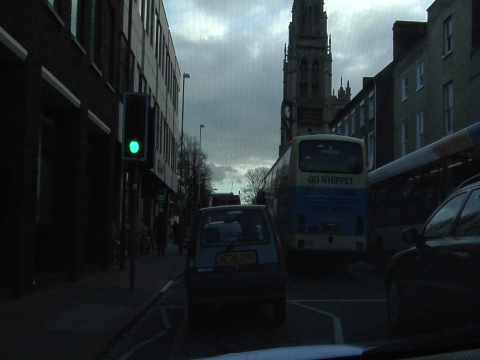
#> input picture src/keras-segmentation/test/example_dataset/images_prepped_train/0001TP_006690.png, 480 x 360 px, given as the content of the folder nloads/mapillary-vistas-dataset_public_v1.1/training/images/, which was not available
$ python class_simplifier.py
#> lines starting #> are read from the running program, lines starting #| are printed output that depends on the picture; pictures that were not available may be replaced by others from this repository, and a replacement may not be noted
import os

import numpy as np
import cv2

def crop_and_resize(input_dir, output_dir):
#> called with output_dir = 'data/dataset/images_prepped_train'
    filenames = list(os.listdir(input_dir))
    filenames.sort()
    print("Number of images", len(filenames))
    i = 0
    for filename in filenames:
        file_path = input_dir + filename
        write_path = os.path.join(output_dir, filename)


        img = cv2.imread(file_path)
#> img is the input picture: shape (360, 480, 3); mean B, G, R 49.6, 47.2, 40.7
        cv2.imwrite(write_path, crop_and_resize_img(img))
        i += 1
        if i % 500 == 0:
            print("Progress: ", i, " of ", len(filenames))


def crop_and_resize_img(img):
    side_len = min(img.shape[0], img.shape[1])
#> side_len = 360
    side_len -= side_len % 32
#> side_len = 352
    cropped_img = img[0:side_len, 0:side_len]
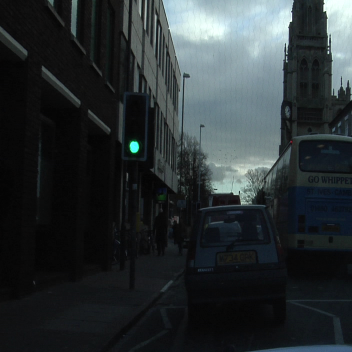
#> cropped_img: shape (352, 352, 3); mean B, G, R 50.9, 48.9, 42.6
    return cv2.resize(cropped_img, (256, 256), interpolation=cv2.INTER_NEAREST)
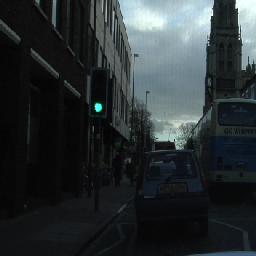
#> returned value: shape (256, 256, 3); mean of channels 0, 1, 2 51, 49, 42.7; drawn as B, G, R


crop_and_resize("/home/audun/Downloads/mapillary-vistas-dataset_public_v1.1/training/images/", "data/dataset/images_prepped_train")
crop_and_resize("/home/audun/Downloads/mapillary-vistas-dataset_public_v1.1/training/labels/", "data/output_cropped")
#> (the run stopped early here; a loop or call above may not have finished)

$ run again, on src/keras-segmentation/test/example_dataset/images_prepped_train/0001TP_006810.png
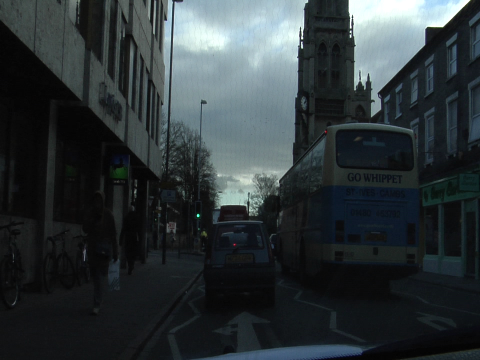
#> input picture src/keras-segmentation/test/example_dataset/images_prepped_train/0001TP_006810.png, 480 x 360 px, given as the content of the folder nloads/mapillary-vistas-dataset_public_v1.1/training/images/, which was not available
#> in crop_and_resize, img is the input picture: shape (360, 480, 3); mean B, G, R 57, 54.3, 46.8
#> in crop_and_resize_img, `cropped_img = img[0:side_len, 0:side_len]`:
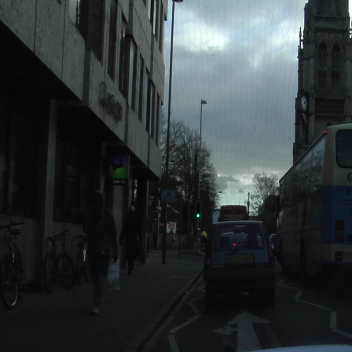
#> cropped_img: shape (352, 352, 3); mean B, G, R 56.9, 55.1, 48
#> in crop_and_resize_img, `return cv2.resize(cropped_img, (256, 256), interpolation=cv2.INTER_NEA..`:
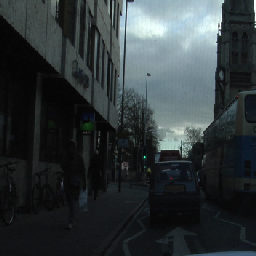
#> returned value: shape (256, 256, 3); mean of channels 0, 1, 2 57.1, 55.2, 48.1; drawn as B, G, R
